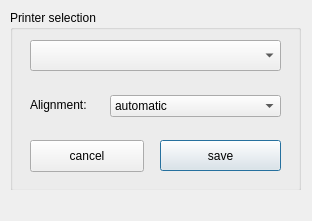
<?xml version="1.0" encoding="UTF-8"?>
<ui version="4.0">
 <class>MainWindow</class>
 <widget class="QMainWindow" name="MainWindow">
  <property name="windowModality">
   <enum>Qt::ApplicationModal</enum>
  </property>
  <property name="geometry">
   <rect>
    <x>0</x>
    <y>0</y>
    <width>312</width>
    <height>221</height>
   </rect>
  </property>
  <property name="sizePolicy">
   <sizepolicy hsizetype="Fixed" vsizetype="Fixed">
    <horstretch>0</horstretch>
    <verstretch>0</verstretch>
   </sizepolicy>
  </property>
  <property name="minimumSize">
   <size>
    <width>312</width>
    <height>221</height>
   </size>
  </property>
  <property name="maximumSize">
   <size>
    <width>312</width>
    <height>221</height>
   </size>
  </property>
  <property name="windowTitle">
   <string>FasT Ticket Printer</string>
  </property>
  <widget class="QWidget" name="centralWidget">
   <property name="sizePolicy">
    <sizepolicy hsizetype="Fixed" vsizetype="Fixed">
     <horstretch>0</horstretch>
     <verstretch>0</verstretch>
    </sizepolicy>
   </property>
   <property name="maximumSize">
    <size>
     <width>312</width>
     <height>190</height>
    </size>
   </property>
   <widget class="QGroupBox" name="groupBox">
    <property name="geometry">
     <rect>
      <x>10</x>
      <y>10</y>
      <width>291</width>
      <height>181</height>
     </rect>
    </property>
    <property name="title">
     <string>Printer selection</string>
    </property>
    <widget class="QPushButton" name="submitBtn">
     <property name="geometry">
      <rect>
       <x>150</x>
       <y>130</y>
       <width>121</width>
       <height>31</height>
      </rect>
     </property>
     <property name="text">
      <string>save</string>
     </property>
     <property name="autoDefault">
      <bool>false</bool>
     </property>
     <property name="default">
      <bool>true</bool>
     </property>
     <property name="flat">
      <bool>false</bool>
     </property>
    </widget>
    <widget class="QPushButton" name="cancelBtn">
     <property name="geometry">
      <rect>
       <x>20</x>
       <y>130</y>
       <width>114</width>
       <height>32</height>
      </rect>
     </property>
     <property name="text">
      <string>cancel</string>
     </property>
    </widget>
    <widget class="QComboBox" name="alignmentSelect">
     <property name="geometry">
      <rect>
       <x>100</x>
       <y>85</y>
       <width>171</width>
       <height>22</height>
      </rect>
     </property>
     <item>
      <property name="text">
       <string>automatic</string>
      </property>
     </item>
     <item>
      <property name="text">
       <string>left</string>
      </property>
     </item>
     <item>
      <property name="text">
       <string>center</string>
      </property>
     </item>
     <item>
      <property name="text">
       <string>right</string>
      </property>
     </item>
    </widget>
    <widget class="QLabel" name="alignmentLabel">
     <property name="geometry">
      <rect>
       <x>20</x>
       <y>87</y>
       <width>71</width>
       <height>16</height>
      </rect>
     </property>
     <property name="text">
      <string>Alignment:</string>
     </property>
    </widget>
    <widget class="QComboBox" name="printerSelect">
     <property name="geometry">
      <rect>
       <x>20</x>
       <y>30</y>
       <width>251</width>
       <height>31</height>
      </rect>
     </property>
    </widget>
   </widget>
  </widget>
  <widget class="QMenuBar" name="menuBar">
   <property name="geometry">
    <rect>
     <x>0</x>
     <y>0</y>
     <width>312</width>
     <height>21</height>
    </rect>
   </property>
  </widget>
 </widget>
 <layoutdefault spacing="6" margin="11"/>
 <resources/>
 <connections/>
</ui>
